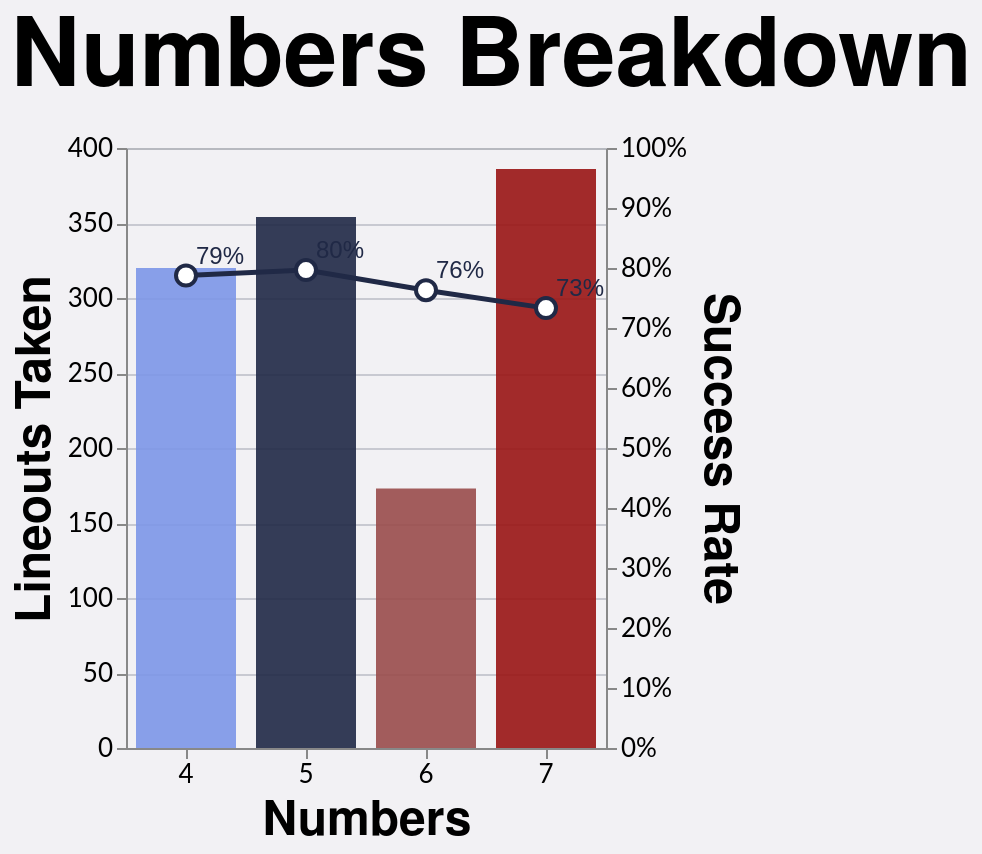
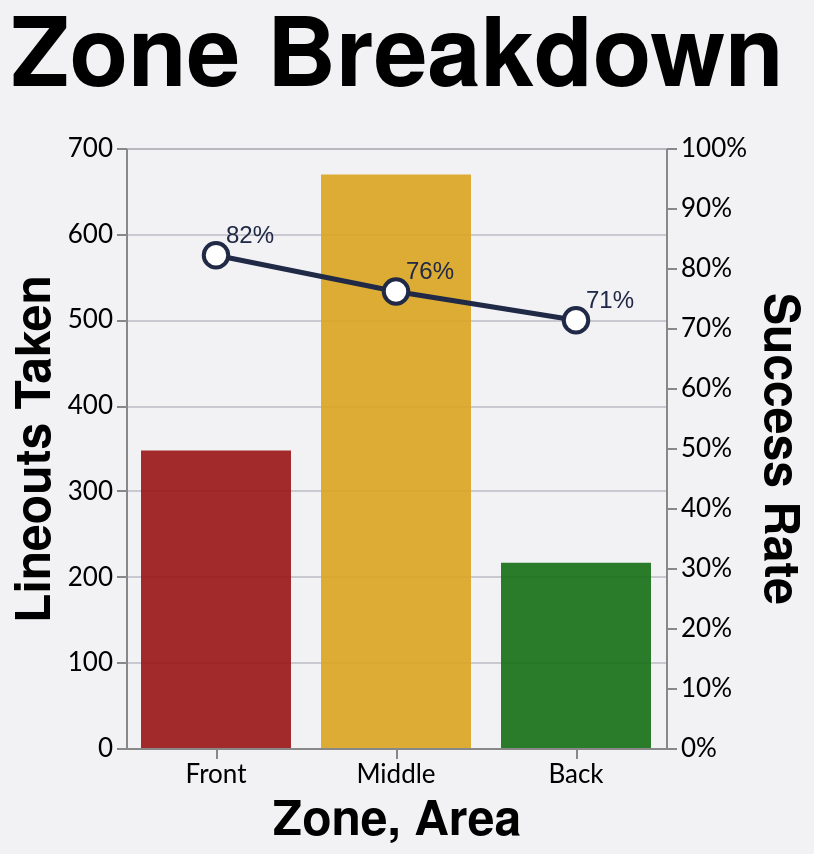
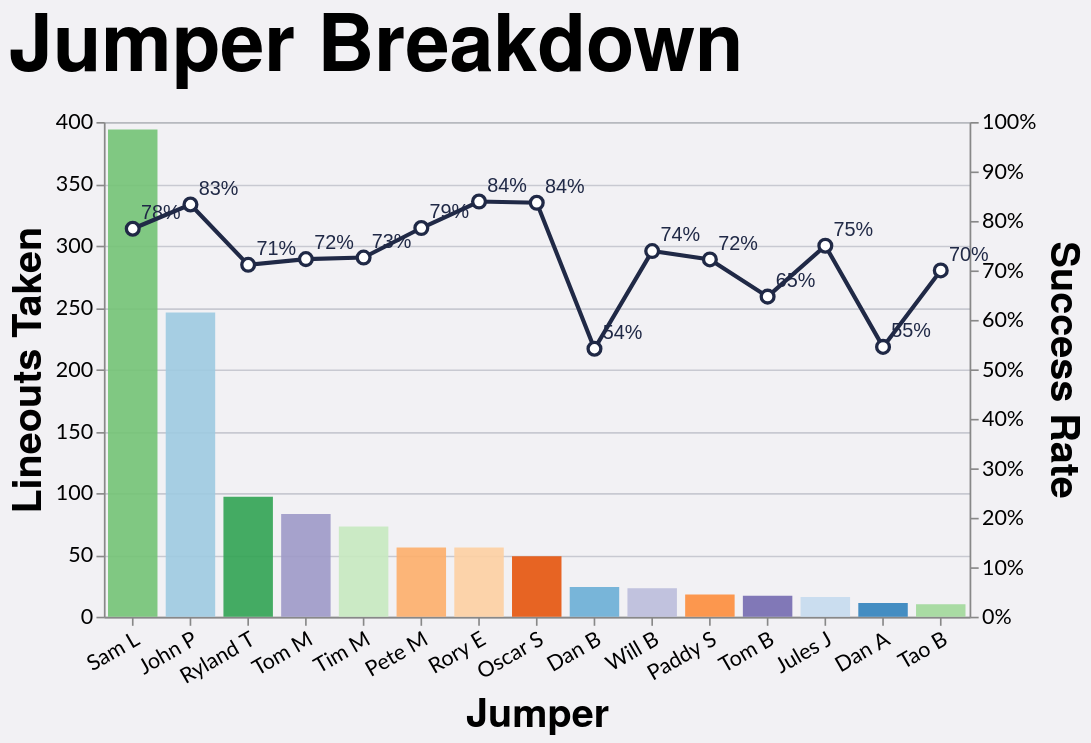
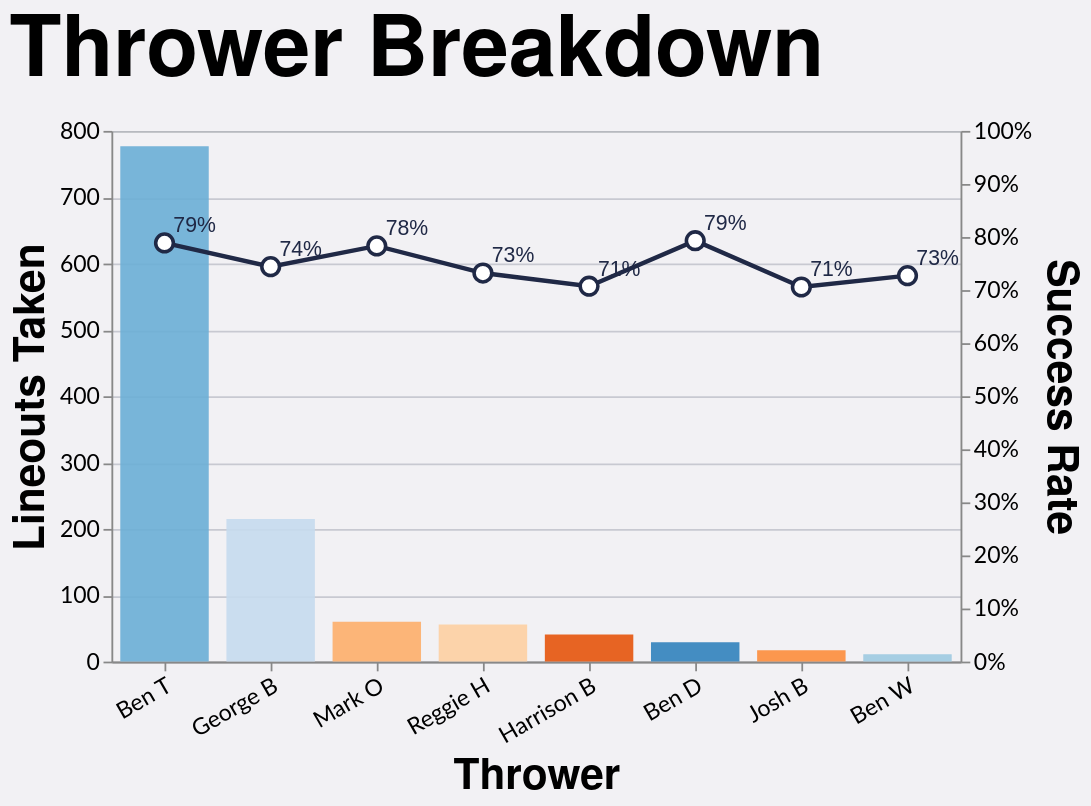

The notebook cell these images were saved under, in order:
### Markdown cell above
## Experiment Cell (edit freely)

Use this cell to prototype alternative logic (for example: min-attempt thresholds, alternate sorting, labels, color scales, or tooltip content). Keep the function name temporary and only port stable changes back to `python/charts.py`.

### Code cell
params = {
    "numbers": {
        "scale": alt.Scale(domain=['4', '5', '6', '7'], range=['#7d96e8', '#202946', "#994C4C", "#991515"]),
        "sort": ['4', '5', '6', '7'],
        "step": 60,
        "size": 50
    },
    "area": {
        "scale": alt.Scale(domain=['Front', 'Middle', 'Back'], range=['#991515', 'goldenrod', "#146f14"]),
        "sort": ['Front', 'Middle', 'Back'],
        "step": 90,
        "size": 75,
        "field_title": "Zone"
    },
    "jumper": {
        "scale": alt.Scale(scheme='category20c'),
        "sort": "-y",
        "step": 35,
        "size": 30,
        "label_angle": -30,
        "field_tooltip": "jumper_name",
    },
    "thrower": {
        "scale": alt.Scale(scheme='category20c'),
        "sort": "-y",
        "step": 60,
        "size": 50,
        "label_angle": -30,
        "field_tooltip": "thrower_name",
    },
    "play": {
        "scale": alt.Scale(domain=['Hot', 'Cold', 'Lost'], range=['white', 'blue', '#991515']),
        "stroke": alt.Stroke("play:N", scale=alt.Scale(domain=['Hot', 'Cold', 'Lost'], range=['black', 'transparent', 'transparent'])),
        "sort": ['Hot', 'Cold', 'Lost'],
        "step": 90,
        "size": 75,
    },
    "season": {
        "scale": alt.Scale(scheme='category10'),
        "sort": alt.SortField(field='season', order='ascending'),
        "step": 60,
        "size": 50,
    }
}


numbers_scale = alt.Scale(domain=['4', '5', '6', '7'], range=['#7d96e8', '#202946', "#994C4C", "#991515"])

def lineout_panel_experiment(df: pd.DataFrame, field: str = 'numbers', min_attempts: int = 1):
    work = df.copy()
    work['won'] = work['won'].astype(int)

    group_columns = [field]
    if params.get(field, {}).get('group'):
        group_columns.append(params[field]['group'])
    if params.get(field, {}).get('field_tooltip'):
        group_columns.append(params[field]['field_tooltip'])

    grouped = (
        work.groupby(group_columns, as_index=False)
        .agg(attempts=('won', 'size'), won=('won', 'sum'))
    )
    grouped = grouped[grouped['attempts'] >= min_attempts].copy()
    grouped['success_rate'] = grouped['won'] / grouped['attempts']

    bar = alt.Chart(grouped).mark_bar(
            color='#7d96e8', 
            opacity=0.9, 
            size=params[field]['size'] if field in params else 40
        ).encode(
            x=alt.X(
                f'{field}:N', 
                title=params[field]['field_title'] if field in params and 'field_title' in params[field] else field.title(), 
                sort=params[field]['sort'] if field in params else None, 
                axis=alt.Axis(labelAngle=params[field]['label_angle'] if field in params and 'label_angle' in params[field] else 0)
            ),
            y=alt.Y(
                'attempts:Q', 
                title='Lineouts Taken'
            ),
            stroke=params[field]['stroke'] if field in params and 'stroke' in params[field] else alt.value('transparent'),
            color=alt.Color(
                f'{field}:N', 
                scale=params[field]['scale'], legend=None
            ) if field in params else alt.value('#7d96e8'),
            tooltip=[
                alt.Tooltip(
                    f'{params[field]["field_tooltip"] if field in params and "field_tooltip" in params[field] else field}:N', 
                    title=params[field]['field_title'] if field in params and 'field_title' in params[field] else field.title()),
                alt.Tooltip('attempts:Q', title='Attempts'),
                alt.Tooltip('won:Q', title='Won'),
                alt.Tooltip('success_rate:Q', title='Success Rate', format='.1%'),
            ]
        )

    line = alt.Chart(grouped).mark_line(
            point=alt.OverlayMarkDef(
                filled=False, 
                fill="white", 
                stroke="#202946", 
                size=params[field]['size']*2 if field in params else 40
            ), 
            stroke="#202946", 
            strokeWidth=2.5
        ).encode(
            x=alt.X(
                f'{field}:N', 
                title=field.title(), 
                sort=params[field]['sort'] if field in params else None,
            ),
            y=alt.Y(
                'success_rate:Q', 
                title='Success Rate', 
                axis=alt.Axis(format='%'), 
                scale=alt.Scale(domain=[0, 1])
            ),
        )
    
    text = alt.Chart(grouped).mark_text(
        align='left',
        baseline='middle',
        dx=5,
        dy=-10,
        fontSize=12,
        color='#202946'
    ).encode(
        x=alt.X(
            f'{field}:N', 
            title=field.title(), 
            sort=params[field]['sort'] if field in params else None
        ),
        y=alt.Y(
                'success_rate:Q', 
                title='Success Rate', 
                axis=alt.Axis(format='%'), 
                scale=alt.Scale(domain=[0, 1])
            ),
        text=alt.Text('success_rate:Q', format='.0%')
    )

    line = (line + text).resolve_scale(y='shared')

    chart = (
        alt.layer(bar, line)
        .resolve_scale(y='independent')
        .properties(
            width=alt.Step(params[field]['step'] if field in params else 40), 
            height=300,
            title=alt.Title(
                text=f'{params[field]["field_title"] if field in params and "field_title" in params[field] else field.title()} Breakdown',
            )
        )
    )

    return chart, grouped.sort_values('attempts', ascending=False)

for field in params.keys():
    print(f"=== {field.upper()} ===")
    chart, data = lineout_panel_experiment(lineouts_df, field=field, min_attempts=10)
    chart.show()
    print(data)

### Figure 1 — Vega-Lite specification as saved in the notebook (floating-point values rounded to 4 significant figures)
{"config": {"axis": {"labelFont": "Lato, sans-serif", "titleFont": "PT Sans Narrow, Helvetica Neue, Helvetica, Arial, sans-serif", "labelFontSize": 13, "titleFontSize": 24, "gridColor": "#202947", "gridOpacity": 0.2}, "header": {"labelFont": "PT Sans Narrow, Helvetica Neue, Helvetica, Arial, sans-serif", "titleFont": "PT Sans Narrow, Helvetica Neue, Helvetica, Arial, sans-serif", "labelFontSize": 24, "titleFontSize": 28, "labelFontWeight": "bold", "orient": "left"}, "legend": {"labelFont": "Lato, sans-serif", "titleFont": "PT Sans Narrow, Helvetica Neue, Helvetica, Arial, sans-serif", "labelFontSize": 14, "titleFontSize": 16, "titlePadding": 5, "fillColor": "white", "strokeColor": "black", "padding": 10, "titleFontWeight": "lighter", "titleFontStyle": "italic", "titleColor": "gray", "offset": 10}, "title": {"font": "PT Sans Narrow, Helvetica Neue, Helvetica, Arial, sans-serif", "fontSize": 48, "fontWeight": "bold", "anchor": "start", "align": "center", "titlePadding": 20, "subtitlePadding": 10, "subtitleFontSize": 13, "subtitleColor": "", "subtitleFontStyle": "italic", "offset": 15, "color": "black"}, "axisX": {"labelAngle": 0}, "facet": {"title": null, "header": null, "align": {"row": "each", "column": "each"}}, "resolve": {"scale": {"y": "independent", "facet": "independent"}}, "background": "#f2f1f4", "scale": {"offsetBandPaddingOuter": 0.2, "offsetBandPaddingInner": 0.1}}, "layer": [{"mark": {"type": "bar", "color": "#7d96e8", "opacity": 0.9, "size": 50}, "encoding": {"color": {"field": "numbers", "legend": null, "scale": {"domain": ["4", "5", "6", "7"], "range": ["#7d96e8", "#202946", "#994C4C", "#991515"]}, "type": "nominal"}, "stroke": {"value": "transparent"}, "tooltip": [{"field": "numbers", "title": "Numbers", "type": "nominal"}, {"field": "attempts", "title": "Attempts", "type": "quantitative"}, {"field": "won", "title": "Won", "type": "quantitative"}, {"field": "success_rate", "format": ".1%", "title": "Success Rate", "type": "quantitative"}], "x": {"axis": {"labelAngle": 0}, "field": "numbers", "sort": ["4", "5", "6", "7"], "title": "Numbers", "type": "nominal"}, "y": {"field": "attempts", "title": "Lineouts Taken", "type": "quantitative"}}}, {"layer": [{"mark": {"type": "line", "point": {"fill": "white", "filled": false, "size": 100, "stroke": "#202946"}, "stroke": "#202946", "strokeWidth": 2.5}, "encoding": {"x": {"field": "numbers", "sort": ["4", "5", "6", "7"], "title": "Numbers", "type": "nominal"}, "y": {"axis": {"format": "%"}, "field": "success_rate", "scale": {"domain": [0, 1]}, "title": "Success Rate", "type": "quantitative"}}}, {"mark": {"type": "text", "align": "left", "baseline": "middle", "color": "#202946", "dx": 5, "dy": -10, "fontSize": 12}, "encoding": {"text": {"field": "success_rate", "format": ".0%", "type": "quantitative"}, "x": {"field": "numbers", "sort": ["4", "5", "6", "7"], "title": "Numbers", "type": "nominal"}, "y": {"axis": {"format": "%"}, "field": "success_rate", "scale": {"domain": [0, 1]}, "title": "Success Rate", "type": "quantitative"}}}], "resolve": {"scale": {"y": "shared"}}}], "data": {"name": "data-16df8b1fa48a1cf293f91058a51c2952"}, "height": 300, "resolve": {"scale": {"y": "independent"}}, "title": {"text": "Numbers Breakdown"}, "width": {"step": 60}, "$schema": "https://vega.github.io/schema/vega-lite/v5.20.1.json", "datasets": {"data-16df8b1fa48a1cf293f91058a51c2952": [{"numbers": "4", "attempts": 320, "won": 252, "success_rate": 0.7875}, {"numbers": "5", "attempts": 354, "won": 282, "success_rate": 0.7966}, {"numbers": "6", "attempts": 173, "won": 132, "success_rate": 0.763}, {"numbers": "7", "attempts": 386, "won": 283, "success_rate": 0.7332}]}}

### Figure 2 — Vega-Lite specification as saved in the notebook (floating-point values rounded to 4 significant figures)
{"config": {"axis": {"labelFont": "Lato, sans-serif", "titleFont": "PT Sans Narrow, Helvetica Neue, Helvetica, Arial, sans-serif", "labelFontSize": 13, "titleFontSize": 24, "gridColor": "#202947", "gridOpacity": 0.2}, "header": {"labelFont": "PT Sans Narrow, Helvetica Neue, Helvetica, Arial, sans-serif", "titleFont": "PT Sans Narrow, Helvetica Neue, Helvetica, Arial, sans-serif", "labelFontSize": 24, "titleFontSize": 28, "labelFontWeight": "bold", "orient": "left"}, "legend": {"labelFont": "Lato, sans-serif", "titleFont": "PT Sans Narrow, Helvetica Neue, Helvetica, Arial, sans-serif", "labelFontSize": 14, "titleFontSize": 16, "titlePadding": 5, "fillColor": "white", "strokeColor": "black", "padding": 10, "titleFontWeight": "lighter", "titleFontStyle": "italic", "titleColor": "gray", "offset": 10}, "title": {"font": "PT Sans Narrow, Helvetica Neue, Helvetica, Arial, sans-serif", "fontSize": 48, "fontWeight": "bold", "anchor": "start", "align": "center", "titlePadding": 20, "subtitlePadding": 10, "subtitleFontSize": 13, "subtitleColor": "", "subtitleFontStyle": "italic", "offset": 15, "color": "black"}, "axisX": {"labelAngle": 0}, "facet": {"title": null, "header": null, "align": {"row": "each", "column": "each"}}, "resolve": {"scale": {"y": "independent", "facet": "independent"}}, "background": "#f2f1f4", "scale": {"offsetBandPaddingOuter": 0.2, "offsetBandPaddingInner": 0.1}}, "layer": [{"mark": {"type": "bar", "color": "#7d96e8", "opacity": 0.9, "size": 75}, "encoding": {"color": {"field": "area", "legend": null, "scale": {"domain": ["Front", "Middle", "Back"], "range": ["#991515", "goldenrod", "#146f14"]}, "type": "nominal"}, "stroke": {"value": "transparent"}, "tooltip": [{"field": "area", "title": "Zone", "type": "nominal"}, {"field": "attempts", "title": "Attempts", "type": "quantitative"}, {"field": "won", "title": "Won", "type": "quantitative"}, {"field": "success_rate", "format": ".1%", "title": "Success Rate", "type": "quantitative"}], "x": {"axis": {"labelAngle": 0}, "field": "area", "sort": ["Front", "Middle", "Back"], "title": "Zone", "type": "nominal"}, "y": {"field": "attempts", "title": "Lineouts Taken", "type": "quantitative"}}}, {"layer": [{"mark": {"type": "line", "point": {"fill": "white", "filled": false, "size": 150, "stroke": "#202946"}, "stroke": "#202946", "strokeWidth": 2.5}, "encoding": {"x": {"field": "area", "sort": ["Front", "Middle", "Back"], "title": "Area", "type": "nominal"}, "y": {"axis": {"format": "%"}, "field": "success_rate", "scale": {"domain": [0, 1]}, "title": "Success Rate", "type": "quantitative"}}}, {"mark": {"type": "text", "align": "left", "baseline": "middle", "color": "#202946", "dx": 5, "dy": -10, "fontSize": 12}, "encoding": {"text": {"field": "success_rate", "format": ".0%", "type": "quantitative"}, "x": {"field": "area", "sort": ["Front", "Middle", "Back"], "title": "Area", "type": "nominal"}, "y": {"axis": {"format": "%"}, "field": "success_rate", "scale": {"domain": [0, 1]}, "title": "Success Rate", "type": "quantitative"}}}], "resolve": {"scale": {"y": "shared"}}}], "data": {"name": "data-84a141c946c8b9d35a7dcf40bdf6b158"}, "height": 300, "resolve": {"scale": {"y": "independent"}}, "title": {"text": "Zone Breakdown"}, "width": {"step": 90}, "$schema": "https://vega.github.io/schema/vega-lite/v5.20.1.json", "datasets": {"data-84a141c946c8b9d35a7dcf40bdf6b158": [{"area": "Back", "attempts": 216, "won": 154, "success_rate": 0.713}, {"area": "Front", "attempts": 347, "won": 285, "success_rate": 0.8213}, {"area": "Middle", "attempts": 669, "won": 509, "success_rate": 0.7608}]}}

### Figure 3 — Vega-Lite specification as saved in the notebook (floating-point values rounded to 4 significant figures)
{"config": {"axis": {"labelFont": "Lato, sans-serif", "titleFont": "PT Sans Narrow, Helvetica Neue, Helvetica, Arial, sans-serif", "labelFontSize": 13, "titleFontSize": 24, "gridColor": "#202947", "gridOpacity": 0.2}, "header": {"labelFont": "PT Sans Narrow, Helvetica Neue, Helvetica, Arial, sans-serif", "titleFont": "PT Sans Narrow, Helvetica Neue, Helvetica, Arial, sans-serif", "labelFontSize": 24, "titleFontSize": 28, "labelFontWeight": "bold", "orient": "left"}, "legend": {"labelFont": "Lato, sans-serif", "titleFont": "PT Sans Narrow, Helvetica Neue, Helvetica, Arial, sans-serif", "labelFontSize": 14, "titleFontSize": 16, "titlePadding": 5, "fillColor": "white", "strokeColor": "black", "padding": 10, "titleFontWeight": "lighter", "titleFontStyle": "italic", "titleColor": "gray", "offset": 10}, "title": {"font": "PT Sans Narrow, Helvetica Neue, Helvetica, Arial, sans-serif", "fontSize": 48, "fontWeight": "bold", "anchor": "start", "align": "center", "titlePadding": 20, "subtitlePadding": 10, "subtitleFontSize": 13, "subtitleColor": "", "subtitleFontStyle": "italic", "offset": 15, "color": "black"}, "axisX": {"labelAngle": 0}, "facet": {"title": null, "header": null, "align": {"row": "each", "column": "each"}}, "resolve": {"scale": {"y": "independent", "facet": "independent"}}, "background": "#f2f1f4", "scale": {"offsetBandPaddingOuter": 0.2, "offsetBandPaddingInner": 0.1}}, "layer": [{"mark": {"type": "bar", "color": "#7d96e8", "opacity": 0.9, "size": 30}, "encoding": {"color": {"field": "jumper", "legend": null, "scale": {"scheme": "category20c"}, "type": "nominal"}, "stroke": {"value": "transparent"}, "tooltip": [{"field": "jumper_name", "title": "Jumper", "type": "nominal"}, {"field": "attempts", "title": "Attempts", "type": "quantitative"}, {"field": "won", "title": "Won", "type": "quantitative"}, {"field": "success_rate", "format": ".1%", "title": "Success Rate", "type": "quantitative"}], "x": {"axis": {"labelAngle": -30}, "field": "jumper", "sort": "-y", "title": "Jumper", "type": "nominal"}, "y": {"field": "attempts", "title": "Lineouts Taken", "type": "quantitative"}}}, {"layer": [{"mark": {"type": "line", "point": {"fill": "white", "filled": false, "size": 60, "stroke": "#202946"}, "stroke": "#202946", "strokeWidth": 2.5}, "encoding": {"x": {"field": "jumper", "sort": "-y", "title": "Jumper", "type": "nominal"}, "y": {"axis": {"format": "%"}, "field": "success_rate", "scale": {"domain": [0, 1]}, "title": "Success Rate", "type": "quantitative"}}}, {"mark": {"type": "text", "align": "left", "baseline": "middle", "color": "#202946", "dx": 5, "dy": -10, "fontSize": 12}, "encoding": {"text": {"field": "success_rate", "format": ".0%", "type": "quantitative"}, "x": {"field": "jumper", "sort": "-y", "title": "Jumper", "type": "nominal"}, "y": {"axis": {"format": "%"}, "field": "success_rate", "scale": {"domain": [0, 1]}, "title": "Success Rate", "type": "quantitative"}}}], "resolve": {"scale": {"y": "shared"}}}], "data": {"name": "data-534c6796b2412026add00e997effd447"}, "height": 300, "resolve": {"scale": {"y": "independent"}}, "title": {"text": "Jumper Breakdown"}, "width": {"step": 35}, "$schema": "https://vega.github.io/schema/vega-lite/v5.20.1.json", "datasets": {"data-534c6796b2412026add00e997effd447": [{"jumper": "Dan A", "jumper_name": "Dan Arnold", "attempts": 11, "won": 6, "success_rate": 0.5455}, {"jumper": "Dan B", "jumper_name": "Dan Billin", "attempts": 24, "won": 13, "success_rate": 0.5417}, {"jumper": "John P", "jumper_name": "John Peaty", "attempts": 246, "won": 205, "success_rate": 0.8333}, {"jumper": "Jules J", "jumper_name": "Jules Jardim", "attempts": 16, "won": 12, "success_rate": 0.75}, {"jumper": "Oscar S", "jumper_name": "Oscar Staples", "attempts": 49, "won": 41, "success_rate": 0.8367}, {"jumper": "Paddy S", "jumper_name": "Paddy Shepherd", "attempts": 18, "won": 13, "success_rate": 0.7222}, {"jumper": "Pete M", "jumper_name": "Pete Morley", "attempts": 56, "won": 44, "success_rate": 0.7857}, {"jumper": "Rory E", "jumper_name": "Rory Evans", "attempts": 56, "won": 47, "success_rate": 0.8393}, {"jumper": "Ryland T", "jumper_name": "Ryland Thomas", "attempts": 97, "won": 69, "success_rate": 0.7113}, {"jumper": "Sam L", "jumper_name": "Sam Lindsay-McCall", "attempts": 394, "won": 309, "success_rate": 0.7843}, {"jumper": "Tao B", "jumper_name": "Tao Benn", "attempts": 10, "won": 7, "success_rate": 0.7}, {"jumper": "Tim M", "jumper_name": "Tim Morris", "attempts": 73, "won": 53, "success_rate": 0.726}, {"jumper": "Tom B", "jumper_name": "Tom Byron", "attempts": 17, "won": 11, "success_rate": 0.6471}, {"jumper": "Tom M", "jumper_name": "Tom Mooney", "attempts": 83, "won": 60, "success_rate": 0.7229}, {"jumper": "Will B", "jumper_name": "Will Bramwell", "attempts": 23, "won": 17, "success_rate": 0.7391}]}}

### Figure 4 — Vega-Lite specification as saved in the notebook (floating-point values rounded to 4 significant figures)
{"config": {"axis": {"labelFont": "Lato, sans-serif", "titleFont": "PT Sans Narrow, Helvetica Neue, Helvetica, Arial, sans-serif", "labelFontSize": 13, "titleFontSize": 24, "gridColor": "#202947", "gridOpacity": 0.2}, "header": {"labelFont": "PT Sans Narrow, Helvetica Neue, Helvetica, Arial, sans-serif", "titleFont": "PT Sans Narrow, Helvetica Neue, Helvetica, Arial, sans-serif", "labelFontSize": 24, "titleFontSize": 28, "labelFontWeight": "bold", "orient": "left"}, "legend": {"labelFont": "Lato, sans-serif", "titleFont": "PT Sans Narrow, Helvetica Neue, Helvetica, Arial, sans-serif", "labelFontSize": 14, "titleFontSize": 16, "titlePadding": 5, "fillColor": "white", "strokeColor": "black", "padding": 10, "titleFontWeight": "lighter", "titleFontStyle": "italic", "titleColor": "gray", "offset": 10}, "title": {"font": "PT Sans Narrow, Helvetica Neue, Helvetica, Arial, sans-serif", "fontSize": 48, "fontWeight": "bold", "anchor": "start", "align": "center", "titlePadding": 20, "subtitlePadding": 10, "subtitleFontSize": 13, "subtitleColor": "", "subtitleFontStyle": "italic", "offset": 15, "color": "black"}, "axisX": {"labelAngle": 0}, "facet": {"title": null, "header": null, "align": {"row": "each", "column": "each"}}, "resolve": {"scale": {"y": "independent", "facet": "independent"}}, "background": "#f2f1f4", "scale": {"offsetBandPaddingOuter": 0.2, "offsetBandPaddingInner": 0.1}}, "layer": [{"mark": {"type": "bar", "color": "#7d96e8", "opacity": 0.9, "size": 50}, "encoding": {"color": {"field": "thrower", "legend": null, "scale": {"scheme": "category20c"}, "type": "nominal"}, "stroke": {"value": "transparent"}, "tooltip": [{"field": "thrower_name", "title": "Thrower", "type": "nominal"}, {"field": "attempts", "title": "Attempts", "type": "quantitative"}, {"field": "won", "title": "Won", "type": "quantitative"}, {"field": "success_rate", "format": ".1%", "title": "Success Rate", "type": "quantitative"}], "x": {"axis": {"labelAngle": -30}, "field": "thrower", "sort": "-y", "title": "Thrower", "type": "nominal"}, "y": {"field": "attempts", "title": "Lineouts Taken", "type": "quantitative"}}}, {"layer": [{"mark": {"type": "line", "point": {"fill": "white", "filled": false, "size": 100, "stroke": "#202946"}, "stroke": "#202946", "strokeWidth": 2.5}, "encoding": {"x": {"field": "thrower", "sort": "-y", "title": "Thrower", "type": "nominal"}, "y": {"axis": {"format": "%"}, "field": "success_rate", "scale": {"domain": [0, 1]}, "title": "Success Rate", "type": "quantitative"}}}, {"mark": {"type": "text", "align": "left", "baseline": "middle", "color": "#202946", "dx": 5, "dy": -10, "fontSize": 12}, "encoding": {"text": {"field": "success_rate", "format": ".0%", "type": "quantitative"}, "x": {"field": "thrower", "sort": "-y", "title": "Thrower", "type": "nominal"}, "y": {"axis": {"format": "%"}, "field": "success_rate", "scale": {"domain": [0, 1]}, "title": "Success Rate", "type": "quantitative"}}}], "resolve": {"scale": {"y": "shared"}}}], "data": {"name": "data-a049f337088bb880f4dc5d8cf1579c41"}, "height": 300, "resolve": {"scale": {"y": "independent"}}, "title": {"text": "Thrower Breakdown"}, "width": {"step": 60}, "$schema": "https://vega.github.io/schema/vega-lite/v5.20.1.json", "datasets": {"data-a049f337088bb880f4dc5d8cf1579c41": [{"thrower": "Ben D", "thrower_name": "Ben Darch", "attempts": 29, "won": 23, "success_rate": 0.7931}, {"thrower": "Ben T", "thrower_name": "Ben Tottman", "attempts": 777, "won": 613, "success_rate": 0.7889}, {"thrower": "Ben W", "thrower_name": "Ben Watkinson", "attempts": 11, "won": 8, "success_rate": 0.7273}, {"thrower": "George B", "thrower_name": "George Beet", "attempts": 215, "won": 160, "success_rate": 0.7442}, {"thrower": "Harrison B", "thrower_name": "Harrison Berry", "attempts": 41, "won": 29, "success_rate": 0.7073}, {"thrower": "Josh B", "thrower_name": "Josh Brimecombe", "attempts": 17, "won": 12, "success_rate": 0.7059}, {"thrower": "Mark O", "thrower_name": "Mark Oliver", "attempts": 60, "won": 47, "success_rate": 0.7833}, {"thrower": "Reggie H", "thrower_name": "Reggie Harris", "attempts": 56, "won": 41, "success_rate": 0.7321}]}}
